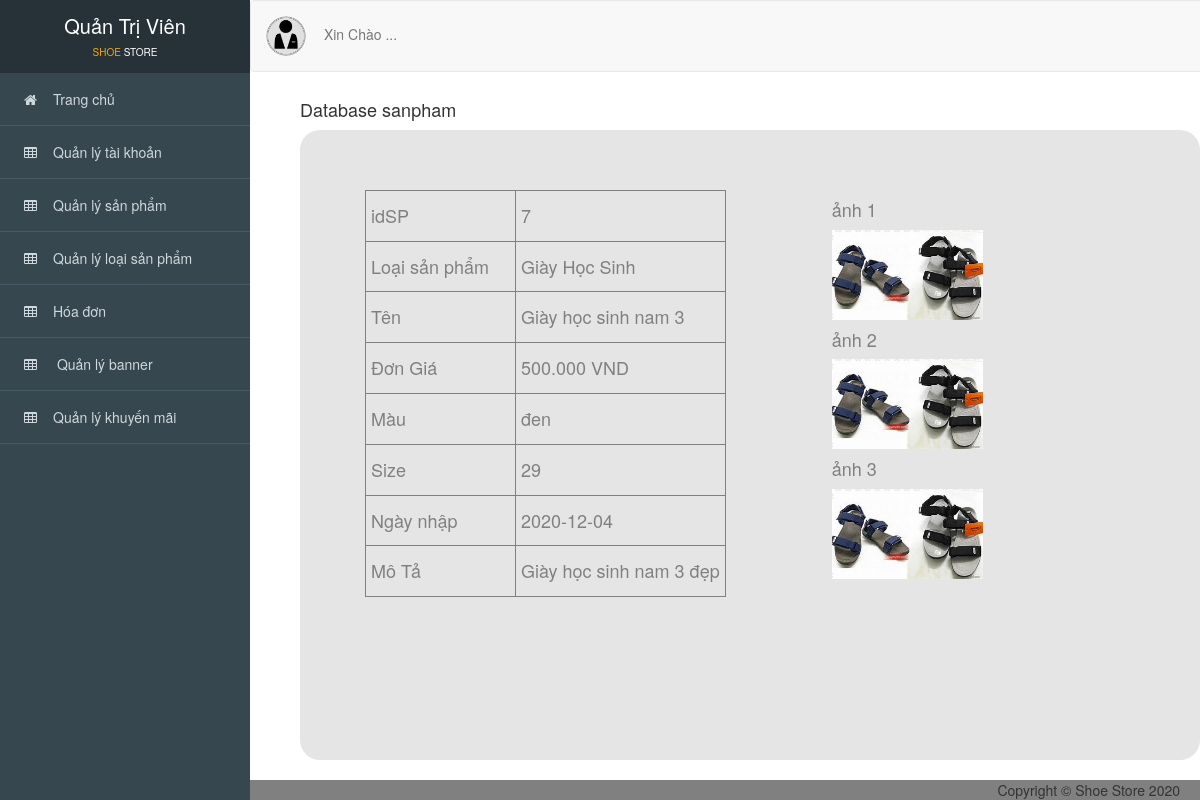
/admin/index.php?action=xemsanpham&id=7, run on an earlier commit of the app's database.
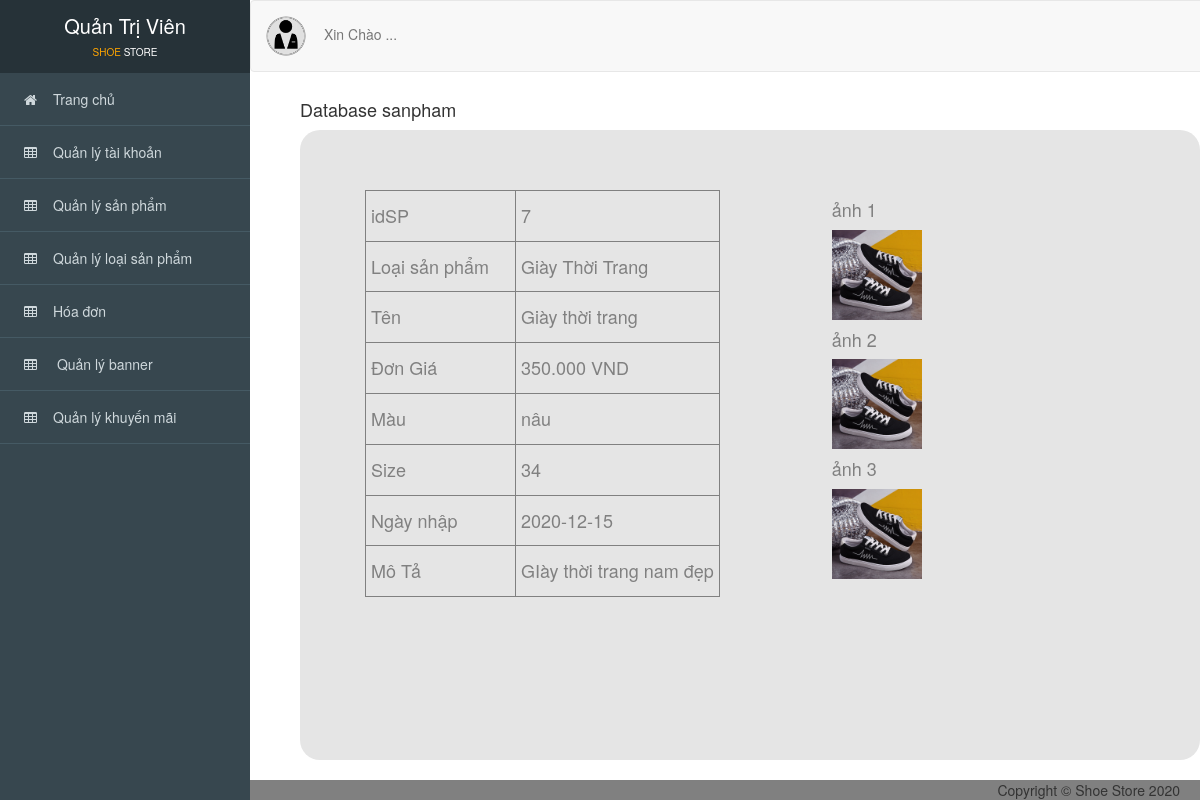
And on a later commit of the database.
### tables this page shows
CREATE TABLE `sanpham` (
  `idSP` int(11) NOT NULL,
  `idKM` int(11) NOT NULL,
  `idLoaiSP` int(11) NOT NULL,
  `idcolor` int(11) NOT NULL,
  `idsize` int(11) NOT NULL,
  `tenSP` varchar(255) NOT NULL,
  `Dongia` int(11) NOT NULL,
  `anh1` varchar(255) NOT NULL,
  `anh2` varchar(255) NOT NULL,
  `anh3` varchar(255) NOT NULL,
  `ngaynhap` date NOT NULL,
  `mota` varchar(255) NOT NULL,
  `soluong` int(255) NOT NULL
);

CREATE TABLE `color` (
  `idcolor` int(11) NOT NULL,
  `color` varchar(255) NOT NULL
);

CREATE TABLE `size` (
  `idsize` int(11) NOT NULL,
  `size` int(11) NOT NULL
);

### admin/controller_admin/quanlysanpham.php (called while the page is built, shortened)
<?php
    require_once('./model_admin/sanpham.php');
    class sanphamcontroller
    {
        var $sanpham_model;
        public function __construct()
        {
            $this->sanpham_model = new sanpham();
        }
         public function details()
        {
            $id = isset($_GET['id']) ? $_GET['id'] : '1';
            $data = $this->sanpham_model->find($id);
            require_once('views_admin/index.php');
        }
         }
?>

### admin/model_admin/ketnoi.php (called while the page is built, shortened)
<?php
    class ketnoi
    {
    	function __construct()
    	{
    		$host = "localhost";
    		$username ="root";
    		$password = "";
    		$dbname = "shoe_store";
    		$this->connect = new mysqli($host,$username,$password,$dbname);
    	}
    }
?>

### admin/model_admin/sanpham.php (called while the page is built, shortened)
<?php
    require_once('ketnoi.php');
    class sanpham
    {
    	var $conn;
    	function __construct()
    	{
    		$connect_obj = new ketnoi();
    		$this->conn = $connect_obj->connect;
    	}
    	function find($id)
        {
            $query = "SELECT * FROM sanpham
            INNER JOIN color ON sanpham.idcolor = color.idcolor
            INNER JOIN size ON sanpham.idsize = size.idsize
            WHERE idSP=$id";
            return $this->conn->query($query)->fetch_assoc();
        }
    }
?>

### admin/views_admin/sanpham/xem.php (the view, shortened to what this page needs)
<div id="viewport">
<div class="container-fluid" id="noidung">
      <h4>Database sanpham</h4>
      <div style="background-color: #e5e5e5; padding: 60px 50px 10px; color:gray;border-radius: 20px;min-height: 630px;">
       <div class="col-sm-7">
        <table border="1" cellpadding="5">
          <tr>
            <td style="width: 150px;"><h4>idSP </h4></td>
            <td><h4><?= $data['idSP'];   ?>  </h4></td>
          </tr>
          <tr>
            <td><h4>Loại sản phẩm </h4></td>
            <td><h4>
                   <?php
                    if($data['idLoaiSP'] == 2) echo "Giày Học Sinh";
                    if($data['idLoaiSP'] == 4) echo "Giày Thời Trang";
                    ?>
               </h4></td>
          </tr>
          <tr>
            <td><h4>Tên</h4></td>
            <td><h4><?= $data['tenSP'];   ?>  </h4></td>
          </tr>
          <tr>
            <td><h4>Đơn Giá </h4></td>
            <td><h4> <?= $data['Dongia'];   ?>.000 VND  </h4></td>
          </tr>
          <tr>
            <td><h4>Màu </h4></td>
            <td><h4><?= $data['color'];   ?>  </h4></td>
          </tr>
          <tr>
            <td><h4>Size </h4></td>
            <td><h4> <?=  $data['size'];   ?>  </h4></td>
          </tr>
          <tr>
            <td><h4>Ngày nhập </h4></td>
            <td><h4> <?= $data['ngaynhap'];   ?>  </h4></td>
          </tr>
          <tr>
            <td><h4>Mô Tả</h4></td>
            <td><h4> <?= $data['mota'];   ?>  </h4></td>
          </tr>
        </table>
     </div>
          <div class="col-sm-5">
              <h4>ảnh 1 </h4>
              <h4> <img src="./public_admin/image/sanpham/<?php echo $data['anh1'] ?>" height='90'> </h4>
              <h4>ảnh 2 </h4>
              <h4> <img src="./public_admin/image/sanpham/<?php echo $data['anh2'] ?>"  height='90'>  </h4>
              <h4>ảnh 3 </h4>
            <h4> <img src="./public_admin/image/sanpham/<?php echo $data['anh3'] ?>"height='90'>  </h4>
     </div>
        <br>
        <br>
        <br>
 </div>
</div>
</div>

### admin/index.php (shortened to what this page needs)
<?php
    $act = isset($_GET['action']) ? $_GET['action'] : "trangchu";
    switch ($act) {
        case 'xemsanpham':
            require_once('controller_admin/quanlysanpham.php');
            $controller_taikhoanobj = new sanphamcontroller();
            $controller_taikhoanobj->details();
            break;
    }
?>

### admin/views_admin/index.php (shortened to what this page needs)
<!DOCTYPE html>
<html>
<head>
    <link rel="stylesheet" type="text/css" href="public_admin/css/style.css">
    <link rel="stylesheet" type="text/css" href="public_admin/css/bootstrap.min.css">
    <link rel="stylesheet" href="https://maxcdn.bootstrapcdn.com/font-awesome/4.4.0/css/font-awesome.min.css">
    <link rel="stylesheet" type="text/css" href="public_admin/css/font-awesome.min.css">
</head>
<body>
     <?php
     require_once('layout/layout.php');
     ?>
     <?php
     require_once('dieuhuong.php');
     ?>
      <?php
     require_once('layout/footer.php');
     ?>
</body>
</html>

### admin/views_admin/layout/layout.php (shortened to what this page needs)
<div id="viewport">
  <div id="sidebar">
    <header>
      <a href="../?action=trangchu" title="xem trang web">
        <div style="color:white;" href="#">Quản Trị Viên<br> </div>
      	<div style="line-height: 1px; color:white;font-size: 10px;"><span style="color:orange;">SHOE</span> STORE</div>
      </a>
    </header>
    <ul class="nav">
      <li>
        <a href="?action=trangchu">
         <i class="fa fa-home"></i>Trang chủ
        </a>
      </li>
      <li>
        <a href="?action=taikhoan">
          <i class="fa fa-table"></i>Quản lý tài khoản
        </a>
      </li>
      <li>
        <a href="?action=sanpham">
         <i class="fa fa-table"></i>Quản lý sản phẩm
        </a>
      </li>
      <li>
        <a href="?action=loaisanpham">
          <i class="fa fa-table"></i>Quản lý loại sản phẩm
        </a>
      </li>
      <li>
        <a href="?action=hoadon">
         <i class="fa fa-table"></i>Hóa đơn
        </a>
      </li>
      <li>
        <a href="?action=banner">
         <i class="fa fa-table"></i> Quản lý banner
        </a>
      </li>
      <li>
        <a href="?action=khuyenmai">
          <i class="fa fa-table"></i>Quản lý khuyến mãi
        </a>
      </li>
    </ul>
  </div>
  <div id="content">
    <nav class="navbar navbar-default">
      <div class="container-fluid">
      	<ul class="nav navbar-nav navbar-left">
          <li>
            <a href="#" style="margin-right: 30px;">
          	<img class="anhuser" src="public_admin/image/author.jpg" alt="">&emsp;
            <?php
            if(isset($_SESSION['tendangnhap'])){
              echo "Xin chào ". $_SESSION['tendangnhap'];
            }else{
              echo "Xin Chào ...";
            }
            ?>
            </a>
          </li>
        </ul>
      </div>
    </nav>
  </div>
</div>

### admin/views_admin/dieuhuong.php (shortened to what this page needs)
<?php
    $action = isset($_GET['action']) ? $_GET['action'] : "trangchu";
    switch ($action) {
        case 'xemsanpham':
            require_once('sanpham/xem.php');
            break;
    }
?>

### admin/views_admin/layout/footer.php
<div class="footerr">
       <span class="pull-right"> Copyright &copy; Shoe Store 2020 </span>
 </div>

### admin/public_admin/css/style.css (style rules this page uses)
img.anhuser { height: 40px; width: 40px; border-radius: 20px; }
body { overflow-x: hidden; font-family: 'Roboto', sans-serif; font-size: 16px; }
#viewport { padding-left: 250px; -webkit-transition: all 0.5s ease; -moz-transition: all 0.5s ease; -o-transition: all 0.5s ease; transition: all 0.5s ease; }
#content { width: 82%; position: fixed; margin-right: 0; }
#sidebar { z-index: 1000; position: fixed; left: 250px; width: 250px; height: 100%; margin-left: -250px; overflow-y: auto; background: #37474F; -webkit-transition: all 0.5s ease; -moz-transition: all 0.5s ease; -o-transition: all 0.5s ease; transition: all 0.5s ease; }
#sidebar header { background-color: #263238; font-size: 20px; line-height: 52px; text-align: center; height: 73px; }
#sidebar header a { color: #fff; display: block; text-decoration: none; }
#sidebar .nav a { background: none; border-bottom: 1px solid #455A64; color: #CFD8DC; font-size: 14px; padding: 16px 24px; }
#sidebar .nav a i { margin-right: 16px; }
.footerr { bottom: 0;margin: auto;background-color: gray;width: 100%;text-align: center;position: fixed;padding-right: 20px; }
#noidung { padding-top: 90px; padding-left: 50px; background-color: white; }

What changed in the data, as far as the page shows it:
changed sanpham id 7: tenSP "Giày học sinh nam 3" → "Giày thời trang"; Dongia "500" → "350"; idcolor.color "đen" → "nâu"; idsize.size "29" → "34"; ngaynhap "2020-12-04" → "2020-12-15"; mota "Giày học sinh nam 3 đẹp" → "GIày thời trang nam đẹp"; anh1: a different picture; anh2: a different picture; anh3: a different picture
Also different on the page:
text no longer shown: "Giày Học Sinh"
text now shown: "Giày Thời Trang"
